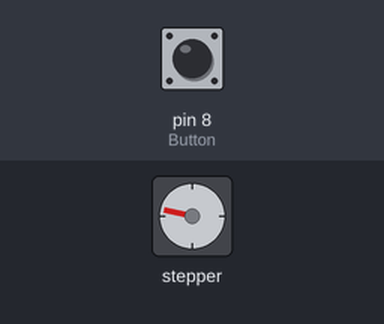
The sketch below on a simulated Arduino Uno, built with avr-gcc and run on an emulated ATmega328P. Shown: stepper motor. Wiring (inferred from the names in the program): stepper motor (2048 steps per turn assumed): coils pin 2, pin 3, pin 4, pin 5. Inputs (shaded band) come from the test bench; at power-on: pin 8 (Button) LOW.

Above: at 1.2 s.
1.3 s: pin 8 (Button) pulled HIGH for 0.15 s
At 1.68 s:
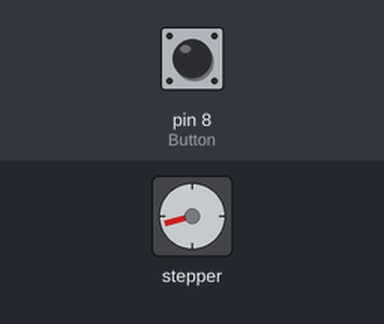
4.3 s: pin 8 (Button) pulled HIGH for 1 s
At 4.69 s:
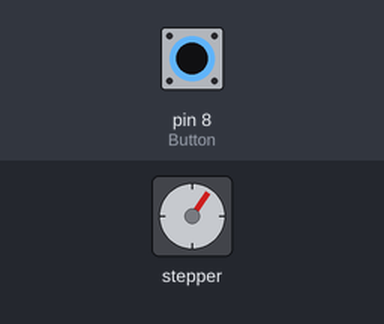
Timing chart, 0 to 17.3 s (numbered marks = the images above; inputs shaded):
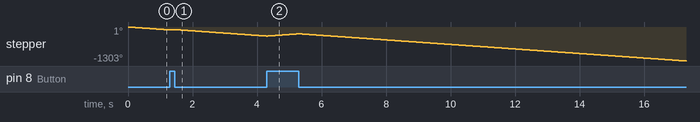

The sketch:

L2.2.3.ino
```cpp
#include <Arduino.h>
/*
StepperTestDemo

Asif Al Zubayer Swapnil

T.R. Consi, M3479
Oct. 10, 2010

Modified By: C. Abbey
Feb. 5, 2024

Full steps a stepper motor at 1 step/step_period

Arduino PWM pin 5  Motor coil 1a
Arduino PWM pin 4  Motor coil 1b
Arduino PWM pin 3  Motor coil 2a
Arduino PWM pin 2  Motor coil 2b
 */

 //========= Variable and pin definitions ===================
#define Motor1a 5   // Assign variable Motor1a to pin 5
#define Motor1b 4   // Assign variable Motor1b to pin 4
#define Motor2a 3   // Assign variable Motor2a to pin 3
#define Motor2b 2   // Assign variable Motor2b to pin 2
#define Button 8    // Assign variable Button to pin 8

int step_period = 2; // Inter-step interval (time between  steps)

//void setup(): Code to run once to initialize the state of the system.
void setup() {

    pinMode(Motor1a, OUTPUT);   // Set variable Motor1a as an output pin
    pinMode(Motor1b, OUTPUT);   // Set variable Motor1b as an output pin
    pinMode(Motor2a, OUTPUT);   // Set variable Motor2a as an output pin
    pinMode(Motor2b, OUTPUT);   // Set variable Motor2b as an output pin

    pinMode(Button, INPUT);     // Set variable Button aa an input pin

    // Initialize motor off
    digitalWrite(Motor1a, LOW);   // Define the initial state of Motor1a to be 'off' or Low (+0V)
    digitalWrite(Motor1b, LOW);   // Define the initial state of Motor2a to be 'off' or Low (+0V)
    digitalWrite(Motor2a, LOW);   // Define the initial state of Motor2a to be 'off' or Low (+0V)
    digitalWrite(Motor2b, LOW);   // Define the initial state of Motor2b to be 'off' or Low (+0V)
}

//void loop(): code to repeat
void loop() {
    int buttonState = digitalRead(Button);    //Read the state of the button (was it pressed?)

    if (buttonState == HIGH)    // if  button is pressed: do the following ->
    {
        counterClockWise();   // if condition is true, turn the motor counter-clockwise with func. counterclockWise()
    }
    else
    {
        clockWise();    // if condition is false, turn the motor clockwise with func. clockWise()
    }

}

/* ===================== Function: clockWise ==========================================
 * For simplicity, create a sub-routine that turns the motor in a clockwise direction
 *
 * inputs: None
 *
 * What it does:
 * rotate the motor one step at a time by sending a +5V pulse to the proper pin connection
 * defined earlier in the program (lines: 32-35). The pulse time is controlled by the variable step_period.
 */
void clockWise() {
    digitalWrite(Motor1a, HIGH);  //Send +5V to coil 1a through pin defined as Motor1a
    digitalWrite(Motor1b, LOW);   //Send +0V to coil 1b through pin defined as Motor1b
    digitalWrite(Motor2a, LOW);   //Send +0V to coil 2a through pin defined as Motor2a
    digitalWrite(Motor2b, LOW);   //Send +0V to coil 2b through pin defined as Motor2b
    delay(step_period);           //Wait for n seconds defined in the variable step_period

    digitalWrite(Motor1a, LOW);  //Send +0V to coil 1a through pin defined as Motor1a
    digitalWrite(Motor1b, HIGH); //Send +5V to coil 1b through pin defined as Motor1b
    digitalWrite(Motor2a, LOW);  //Send +0V to coil 2a through pin defined as Motor2a
    digitalWrite(Motor2b, LOW);  //Send +0V to coil 2b through pin defined as Motor2b
    delay(step_period);          //Wait for n seconds defined in the variable step_period

    digitalWrite(Motor1a, LOW);  //Send +0V to coil 1a through pin defined as Motor1a
    digitalWrite(Motor1b, LOW);  //Send +0V to coil 1b through pin defined as Motor1b
    digitalWrite(Motor2a, HIGH); //Send +5V to coil 2a through pin defined as Motor2a
    digitalWrite(Motor2b, LOW);  //Send +0V to coil 2b through pin defined as Motor2b
    delay(step_period);          //Wait for n seconds defined in the variable step_period

    digitalWrite(Motor1a, LOW);  //Send +0V to coil 1a through pin defined as Motor1a
    digitalWrite(Motor1b, LOW);  //Send +0V to coil 1b through pin defined as Motor1b
    digitalWrite(Motor2a, LOW);  //Send +0V to coil 2a through pin defined as Motor2a
    digitalWrite(Motor2b, HIGH); //Send +5V to coil 2a through pin defined as Motor2b
    delay(step_period);          //Wait for n seconds defined in the variable step_period
}

/* ===================== Function: counterclockWise ==========================================
 * For simplicity, create a sub-routine that turns the motor in a counterclockwise direction
 *
 * Returns: Void
 *
 * inputs: None
 *
 * What it does:
 * rotate the motor one step at a time by sending a +5V pulse to the proper pin connection
 * defined earlier in the program (lines: 32-35). The pulse time is controlled by the variable step_period.
 */
void counterClockWise() {
    digitalWrite(Motor1a, LOW);   //Send +0V to coil 1a through pin defined as Motor1a
    digitalWrite(Motor1b, LOW);   //Send +0V to coil 1b through pin defined as Motor1b
    digitalWrite(Motor2a, LOW);   //Send +0V to coil 2a through pin defined as Motor2a
    digitalWrite(Motor2b, HIGH);  //Send +5V to coil 2b through pin defined as Motor2b
    delay(step_period);           //Wait for n seconds defined in the variable step_period

    digitalWrite(Motor1a, LOW);   //Send +0V to coil 1a through pin defined as Motor1a
    digitalWrite(Motor1b, LOW);   //Send +0V to coil 1b through pin defined as Motor1b
    digitalWrite(Motor2a, HIGH);  //Send +5V to coil 2a through pin defined as Motor2a
    digitalWrite(Motor2b, LOW);   //Send +0V to coil 2b through pin defined as Motor2b
    delay(step_period);           //Wait for n seconds defined in the variable step_period

    digitalWrite(Motor1a, LOW);   //Send +0V to coil 1a through pin defined as Motor1a
    digitalWrite(Motor1b, HIGH);  //Send +5V to coil 1b through pin defined as Motor1b
    digitalWrite(Motor2a, LOW);   //Send +0V to coil 2a through pin defined as Motor2a
    digitalWrite(Motor2b, LOW);   //Send +0V to coil 2b through pin defined as Motor2b
    delay(step_period);           //Wait for n seconds defined in the variable step_period

    digitalWrite(Motor1a, HIGH);  //Send +5V to coil 1a through pin defined as Motor1a
    digitalWrite(Motor1b, LOW);   //Send +0V to coil 1b through pin defined as Motor1b
    digitalWrite(Motor2a, LOW);   //Send +0V to coil 2a through pin defined as Motor2a
    digitalWrite(Motor2b, LOW);   //Send +0V to coil 2a through pin defined as Motor2b
    delay(step_period);           //Wait for n seconds defined in the variable step_period
}
```
